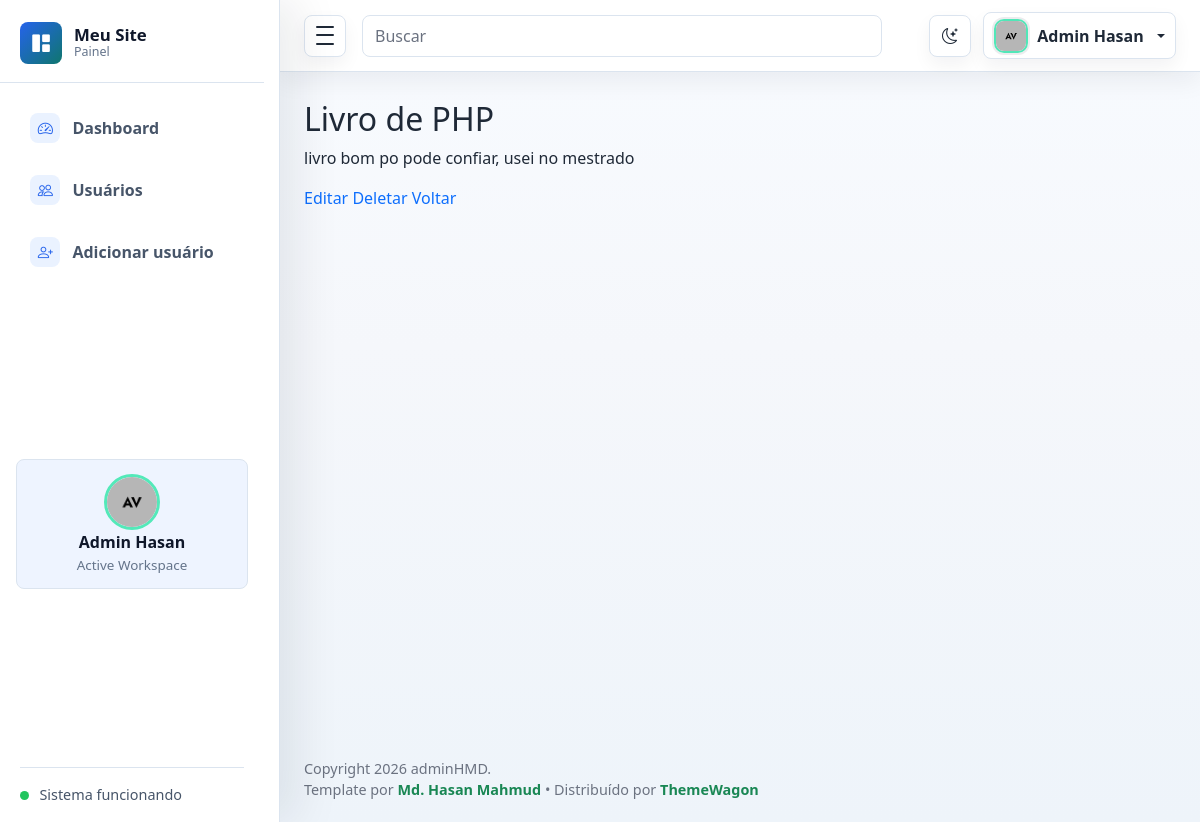
The app's page /objetos/3/ (signed in) with its own data.
### objetos/models.py (models this page shows, shortened)
class Objeto(models.Model):
    usuario = models.ForeignKey('usuario.Usuario', on_delete=models.CASCADE, related_name='objetos')
    nome = models.CharField(max_length=100)
    descricao = models.TextField()
    valor_avaliacao = models.IntegerField()
    status = models.CharField(max_length=20)

### objetos/views.py (the view)
# urls.py: path('<int:pk>/', views.detalhar_objeto, name='detalhar_objeto'),
@login_required
@permission_required('objetos.view_objeto', raise_exception=True)
def detalhar_objeto(request, pk):
    objeto = get_object_or_404(Objeto, pk=pk)
    return render(request, 'objetos/detalhar.html', {
        'objeto': objeto
    })

### objetos/templates/objetos/detalhar.html
{% extends "base.html" %}
{% block content %}
<h2>{{ objeto.nome }}</h2>
<p>{{ objeto.descricao }}</p>
<a href="{% url 'editar_objeto' objeto.pk %}">Editar</a>
<a href="{% url 'deletar_objeto' objeto.pk %}">Deletar</a>
<a href="{% url 'listar_objetos' %}">Voltar</a>
{% endblock %}

### usuario/static/assets/css/style.css (style rules this page uses)
:root { --sidebar-width: 280px; --sidebar-mini-width: 84px; --admin-bg: #f5f7fb; --admin-surface: #ffffff; --admin-surface-soft: #f8fafc; --admin-border: #dbe4ef; --admin-text: #1f2937; --admin-muted: #6b7280; --admin-primary: #2563eb; --admin-primary-dark: #1d4ed8; --admin-success: #0f766e; --admin-warning: #d97706; --admin-danger: #dc2626; --admin-sidebar: #111827; --admin-sidebar-soft: #1f2937; --admin-shadow-sm: 0 10px 24px rgba(15, 23, 42, 0.06); --admin-shadow: 0 18px 46px rgba(15, 23, 42, 0.09); --admin-shadow-lg: 0 26px 70px rgba(15, 23, 42, 0.12); --admin-ring: 0 0 0 4px rgba(37, 99, 235, 0.12); }
* { box-sizing: border-box; }
html { min-height: 100%; }
body { min-height: 100vh; margin: 0; background: linear-gradient(180deg, #f8fbff 0%, var(--admin-bg) 42%, #eef4fa 100%); color: var(--admin-text); font-family: "Segoe UI", Arial, sans-serif; }
a { text-decoration: none; }
html[data-theme="light"] { color-scheme: light; }
body, .admin-navbar, .admin-sidebar, .admin-main, .metric-card, .panel, .auth-card, .error-card, .dropdown-menu, .modal-content, .form-control, .form-select { transition: background-color 0.18s ease, border-color 0.18s ease, color 0.18s ease, box-shadow 0.18s ease; }
html:not([data-theme="dark"]) { --admin-sidebar: #ffffff; --admin-sidebar-soft: #eef4ff; --admin-sidebar-border: #dbe4ef; --admin-sidebar-text: #475569; --admin-sidebar-text-strong: #0f172a; --admin-sidebar-muted: #64748b; --admin-sidebar-icon-bg: #eaf2ff; --admin-sidebar-icon: #2563eb; --admin-sidebar-shadow: 18px 0 42px rgba(15, 23, 42, 0.08); }

### records on screen
Objeto: nome "Livro de PHP", descricao "livro bom po pode confiar, usei no mestrado"
